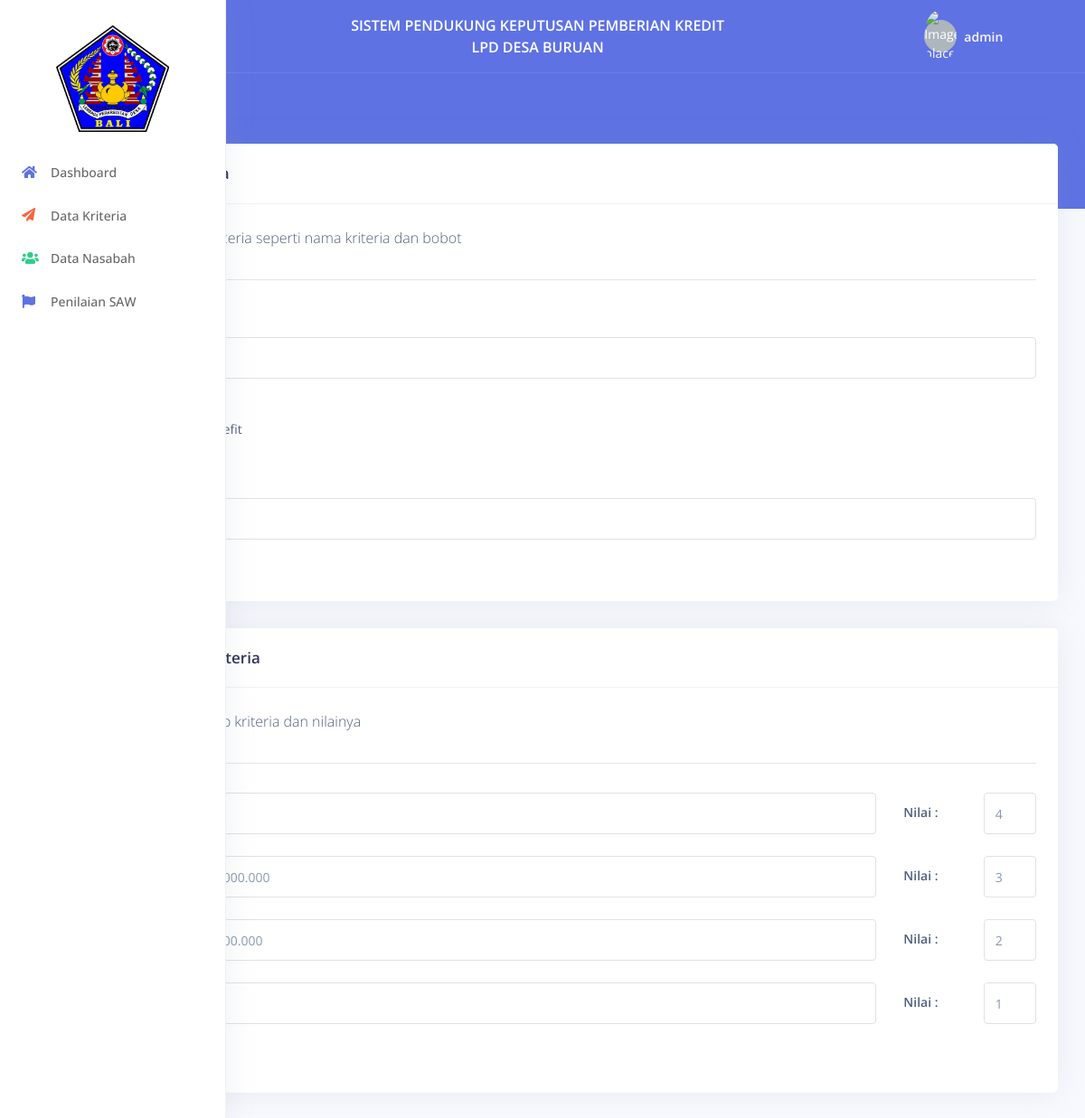
Screenshot of /criteria/edit?id=40 (signed in) with the database file from the repository.
### tables this page shows
CREATE TABLE `kriteria` (
  `id_kriteria` int(11) NOT NULL,
  `nama_kriteria` varchar(30) NOT NULL,
  `bobot_kriteria` float NOT NULL,
  `ket_kriteria` enum('Benefit','Cost') NOT NULL
);

CREATE TABLE `sub_kriteria` (
  `id_subkriteria` int(11) NOT NULL,
  `id_kriteria` int(11) NOT NULL,
  `ket` varchar(45) NOT NULL,
  `nilai` int(11) NOT NULL
);

### system/base/view.php (called while the page is built)
<?php
function view($path, $data = []){
    extract($data);
    require_once("app/views/".$path.".php");
}

### app/controllers/CriteriaController.php (called while the page is built, shortened)
<?php
class CriteriaController extends Controller {
    public function edit()
    {
        $id = $this->request->getAllParams()->id;
        $criteria       = new CriteriaModel();
        $subCriteria    = new SubCriteriaModel();
        view('includes/layout', [
            'content'       => "criteria/criteria.edit",
            'criteria'      => $criteria->selectWhereId($id),
            'subCriteria'   => $subCriteria->selectWhereId($id),
        ]);
    }
}

### routes.php (called while the page is built, shortened)
<?php
$router = new Route();
$router->get('/', \App\Controllers\DashboardController::class, 'index');
$router->get('/login', \App\Controllers\LoginController::class, 'login');
$router->get('/logout', \App\Controllers\LoginController::class, 'logout');
$router->post('/login', \App\Controllers\LoginController::class, 'doLogin');
$router->get('/nasabah', \App\Controllers\NasabahController::class, 'index');
$router->get('/nasabah/insert', \App\Controllers\NasabahController::class, 'insert');
$router->get('/nasabah/bobot', \App\Controllers\NasabahController::class, 'bobot');
$router->get('/nasabah/edit', \App\Controllers\NasabahController::class, 'edit');
$router->get('/nasabah/detail', \App\Controllers\NasabahController::class, 'detail');
$router->post('/nasabah/bobot', \App\Controllers\NasabahController::class, 'updateBobot');
$router->post('/nasabah/create', \App\Controllers\NasabahController::class, 'create');
$router->post('/nasabah/update', \App\Controllers\NasabahController::class, 'update');
$router->post('/nasabah/delete', \App\Controllers\NasabahController::class, 'delete');
$router->post('/nasabah/finish', \App\Controllers\NasabahController::class, 'finish');
$router->get('/perhitungan', \App\Controllers\PerhitunganController::class, 'index');
$router->get('/ranking', \App\Controllers\RankingController::class, 'ranking');
$router->get('/laporan', \App\Controllers\LaporanController::class, 'laporan');
$router->get('/laporan/pdf', \App\Controllers\LaporanController::class, 'generatePDF');
$router->get('/criteria', \App\Controllers\CriteriaController::class, 'index');
$router->get('/criteria/sub-criteria', \App\Controllers\CriteriaController::class, 'createSubCriteria');
$router->get('/criteria/edit', \App\Controllers\CriteriaController::class, 'edit');
$router->get('/criteria/insert', \App\Controllers\CriteriaController::class, 'insert');
$router->post('/criteria/create', \App\Controllers\CriteriaController::class, 'create');
$router->post('/criteria/update', \App\Controllers\CriteriaController::class, 'update');
$router->post('/criteria/delete', \App\Controllers\CriteriaController::class, 'delete');
$router->post('/criteria/update-sub-criteria', \App\Controllers\CriteriaController::class, 'updateSubCriteria');
$router->get('/a', \App\Controllers\LatihanController::class, 'index');
$router->run();

### index.php (called while the page is built, shortened)
<?php
require_once 'loader.php';
require_once 'routes.php';

### loader.php (called while the page is built, shortened)
<?php
spl_autoload_register(function ($class) {
    $class_file = str_replace('\\', '/', $class) . '.php';
});

### system/model/Connection.php (called while the page is built, shortened)
<?php
class Connection {
    private $host       = 'localhost';
    private $name       = 'name';
    private $user       = 'root';
    private $password   = '';
    private $connection;
    public function __construct()
    {
        $this->host     = DB_HOST;
        $this->name     = DB_NAME;
        $this->user     = DB_USER;
        $this->password = DB_PASSWORD;
    }
    public function getConnection()
    {
        return $this->connection;
    }
    private function connect(){
        try {
            $this->connection = new \PDO("mysql:host=$this->host;dbname=$this->name", $this->user, $this->password);
            $this->connection->setAttribute(\PDO::ATTR_ERRMODE, \PDO::ERRMODE_EXCEPTION);
        } catch (\Exception $exception) {
            var_dump($exception->getMessage());
        }
    }
}

### system/model/Model.php (called while the page is built, shortened)
<?php
class Model {
    protected $connection;
    public function __construct()
    {
        $this->connection = (new Connection())->getConnection();
    }
    public function query($sql, $bindings = [])
    {
        $query = $this->connection->prepare($sql);
        for ($i = 0; $i < count($bindings); $i++) {
            $query->bindParam($i + 1, $bindings[$i]);
        }
        $query->execute();
        return $query->fetchAll();
    }
}

### app/models/CriteriaModel.php (called while the page is built, shortened)
<?php
class CriteriaModel extends Model {
    protected $table = 'kriteria';
    public function selectWhereId($id)
    {
        return $this->query("SELECT * FROM $this->table WHERE id_kriteria=?", [$id]);
    }
}

### system/base/flash.php (called while the page is built, shortened)
<?php
function flashHas($key){
    $session = new System\Session\Session();
    return $session->has($key);
}

### system/session/Session.php (called while the page is built, shortened)
<?php
class Session {
    public function has($key)
    {
        return isset($_SESSION[$key]);
    }
}

### app/models/SubCriteriaModel.php (called while the page is built, shortened)
<?php
class SubCriteriaModel extends Model {
    protected $table = 'sub_kriteria';
    public function selectWhereId($id)
    {
        return $this->query("SELECT * FROM $this->table WHERE id_kriteria=?", [$id]);
    }
}

### app/views/criteria/criteria.edit.php (the view, shortened to what this page needs)
<div class="header bg-primary pb-6">
    <div class="container-fluid">
        <div class="header-body">
            <div class="row align-items-center py-4">
                <div class="col-lg-6 col-7">
                    <h6 class="h2 text-white d-inline-block mb-0">Edit kriteria</h6>
                </div>
            </div>
        </div>
    </div>
</div>
<div class="container-fluid mt--6">
    <div class="row">
        <div class="col">
            <div class="card-wrapper">
                <div class="card">
                    <div class="card-header">
                        <h3 class="mb-0">Edit data kriteria</h3>
                    </div>
                    <div class="card-body">
                        <div class="row">
                            <div class="col-lg-8">
                                <p class="mb-0">
                                    Masukkan data kriteria seperti nama kriteria dan bobot
                                </p>
                            </div>
                        </div>
                        <hr>
                        <form action="<?= BASE_PATH; ?>/criteria/update" method="post" class="needs-validation" novalidate="">
                            <div class="form-row">
                                <div class="col-md-12 mb-3">
                                    <label class="form-control-label" for="name">Nama Kriteria</label>
                                    <input name="name" value="<?= $criteria[0]['nama_kriteria']; ?>" type="text" class="form-control <?= flashHas('error-name') ? 'is-invalid' : ''; ?>" id="name" placeholder="Masukkan nama kriteria ...">
                                </div>
                            </div>
                            <div class="form-row">
                                <div class="col-md-12 mb-3">
                                    <label class="form-control-label d-block" for="name">Keterangan Kriteria</label>
                                    <div class="custom-control custom-radio mb-3 d-inline-block">
                                        <label class="custom-control-label" for="customRadio5">Cost</label>
                                    </div>
                                    <div class="custom-control custom-radio mb-3 d-inline-block ml-3">
                                        <label class="custom-control-label" for="customRadio6">Benefit</label>
                                    </div>
                                </div>
                            </div>
                            <div class="form-row">
                                <div class="col-md-12 mb-3">
                                    <label class="form-control-label" for="weight">Bobot kriteria</label>
                                    <input name="weight" value="<?= $criteria[0]['bobot_kriteria']; ?>" type="number" class="form-control <?= flashHas('error-weight') ? 'is-invalid' : ''; ?>" id="weight" placeholder="Masukkan bobot ...">
                                </div>
                            </div>
                            <button class="btn btn-success btn-sm" type="submit">Simpan</button>
                        </form>
                    </div>
                </div>
                <div class="card">
                    <div class="card-header">
                        <h3 class="mb-0">Edit data sub kriteria</h3>
                    </div>
                    <div class="card-body">
                        <div class="row">
                            <div class="col-lg-8">
                                <p class="mb-0">
                                    Masukkan data sub kriteria dan nilainya
                                </p>
                            </div>
                        </div>
                        <hr>
                        <form action="<?= BASE_PATH; ?>/criteria/update-sub-criteria" method="post" class="needs-validation" novalidate="">
                            <?php for ($i = 0; $i < count($subCriteria); $i++) { ?>
                                <div class="form-group row">
                                    <div class="col-md-10">
                                        <input value="<?= $subCriteria[$i]['ket']; ?>" name="sub-kriteria[]" class="form-control" type="text" id="sub-kriteria-<?= $i; ?>" placeholder="Masukkan keterangan sub kriteria ke - <?= $i + 1; ?>">
                                    </div>
                                    <label for="sub-kriteria-nilai-<?= $i; ?>" class="col-md-1 col-form-label form-control-label">Nilai : </label>
                                    <div class="col-md-1">
                                        <input value="<?= $subCriteria[$i]['nilai']; ?>" name="sub-nilai[]" class="form-control" type="number" id="sub-kriteria-nilai-<?= $i; ?>" placeholder="">
                                    </div>
                                </div>
                            <?php } ?>
                            <button class="btn btn-success btn-sm" type="submit">Simpan</button>
                        </form>
                    </div>
                </div>
            </div>
        </div>
    </div>
</div>

### rows the page displays
kriteria: name "Pendapatan", weight "25"
sub_kriteria: ket "≥ 15.000.000", nilai "4"
sub_kriteria: ket "≥ 8.000.000 - < 15.000.000", nilai "3"
sub_kriteria: ket "≥ 3.000.000 - < 8.000.000", nilai "2"
sub_kriteria: ket "<3.000.000", nilai "1"

### other values shown
sessionGet("username") "admin"
